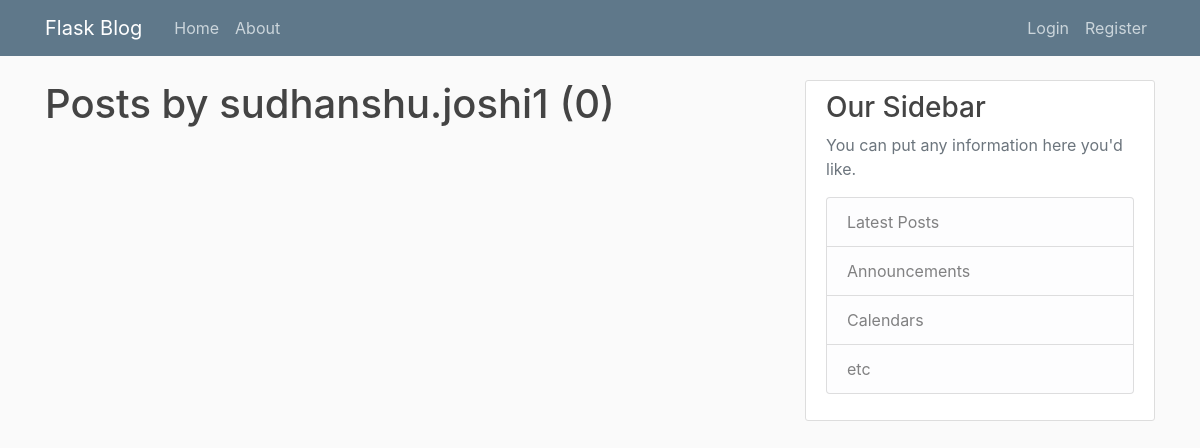
/user/sudhanshu.joshi1, run on an earlier commit of the app's database.
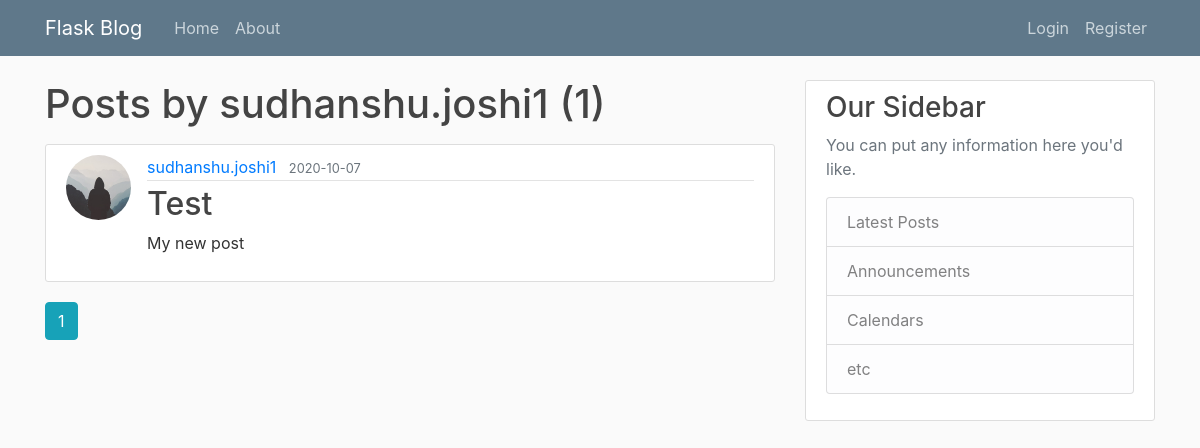
And on a later commit of the database.
### flaskblog/models.py (models this page shows, shortened)
class Post(db.Model):
    id = db.Column(db.Integer, primary_key=True)
    title = db.Column(db.String(100), nullable=False)
    date_posted = db.Column(db.DateTime, nullable=False,
                            default=datetime.utcnow)
    content = db.Column(db.Text, nullable=False)
    user_id = db.Column(db.Integer, db.ForeignKey('user.id'), nullable=False)

class User(db.Model, UserMixin):
    id = db.Column(db.Integer, primary_key=True)
    username = db.Column(db.String(20), unique=True, nullable=False)
    email = db.Column(db.String(120), unique=True, nullable=False)
    image_file = db.Column(db.String(20), nullable=False,
                           default='default.jpg')
    password = db.Column(db.String(60), nullable=False)
    posts = db.relationship('Post', backref='author', lazy=True)

### flaskblog/users/routes.py (the view)
@users.route("/user/<string:username>")
def user_posts(username):
    page = request.args.get('page', 1, type=int)
    user = User.query.filter_by(username=username).first_or_404()
    posts = Post.query.filter_by(author=user)\
        .order_by(Post.date_posted.desc())\
        .paginate(page=page, per_page=5)
    return render_template('user_posts.html', posts=posts, user=user)

### flaskblog/templates/user_posts.html
{% extends "layout.html" %}
{% block content %}
    <h1 class="mb-3">Posts by {{ user.username }} ({{ posts.total }})</h1>
    {% for post in posts.items %}
        <article class="media content-section">
          <img class="rounded-circle article-img" src="{{ url_for('static', filename='profile_pics/' + post.author.image_file) }}">
          <div class="media-body">
            <div class="article-metadata">
              <a class="mr-2" href="{{ url_for('users.user_posts', username=post.author.username) }}">{{ post.author.username }}</a>
              <small class="text-muted">{{ post.date_posted.strftime('%Y-%m-%d') }}</small>
            </div>
            <h2><a class="article-title" href="{{ url_for('posts.post', post_id=post.id) }}">{{ post.title }}</a></h2>
            <p class="article-content">{{ post.content }}</p>
          </div>
        </article>
    {% endfor %}
    {% for page_num in posts.iter_pages(left_edge=1, right_edge=1, left_current=1, right_current=2) %}
      {% if page_num %}
        {% if posts.page == page_num %}
          <a class="btn btn-info mb-4" href="{{ url_for('users.user_posts', username=user.username, page=page_num) }}">{{ page_num }}</a>
        {% else %}
          <a class="btn btn-outline-info mb-4" href="{{ url_for('users.user_posts', username=user.username, page=page_num) }}">{{ page_num }}</a>
        {% endif %}
      {% else %}
        ...
      {% endif %}
    {% endfor %}
{% endblock content %}

What changed in the data, as far as the page shows it:
added Post: image_file (placeholder picture), author.username "sudhanshu.joshi1", date_posted "2020-10-07", title "Test", content "My new post"
Also different on the page:
{{ posts.total }}: "0" → "1"
new list line: "1"
